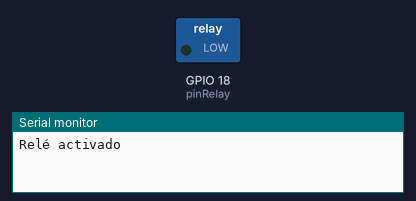
Bench run of a sketch on a simulated ESP32. Shown: switched loads named in the sketch (green lamp = pin HIGH), the last lines printed to the serial monitor.

Above: at 5.0 s.
At 12.5 s:
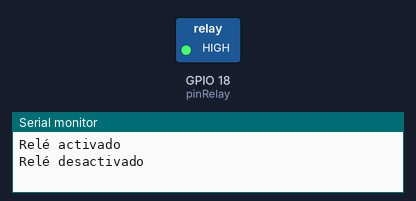
Timing chart, 0 to 19.5 s (numbered marks = the images above):
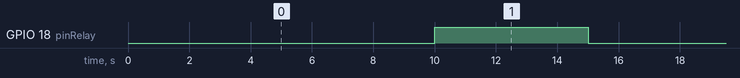

Measured:
- by itself, GPIO 18 (pinRelay): alternates HIGH for 5.0 s and LOW for 10.0 s

The sketch:

Reles.ino
```cpp
// Incluye la biblioteca de la placa ESP32
#include <Arduino.h>

// Define el pin al que está conectado el relé
const int pinRelay = 18; // Cambia el número de pin según tu conexión

void setup(){
  // Inicializa el pin del relé como salida
  pinMode(pinRelay, OUTPUT);

  // Apaga inicialmente el relé
  digitalWrite(pinRelay, LOW);

  // Inicializa la comunicación serial
  Serial.begin(115200);
}

void loop() {
  // Activa el relé durante 5 segundos
  digitalWrite(pinRelay, LOW);
  Serial.println("Relé activado");
  delay(10000); // espera 5 segundos

  // Desactiva el relé durante 5 segundos
  digitalWrite(pinRelay, HIGH);
  Serial.println("Relé desactivado");
  delay(5000); // espera 5 segundos
}
```
